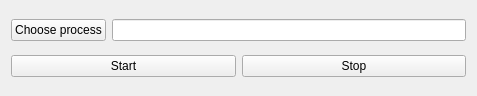
<?xml version="1.0" encoding="UTF-8"?>
<ui version="4.0">
 <class>Widget</class>
 <widget class="QWidget" name="Widget">
  <property name="geometry">
   <rect>
    <x>0</x>
    <y>0</y>
    <width>477</width>
    <height>96</height>
   </rect>
  </property>
  <property name="windowTitle">
   <string>Widget</string>
  </property>
  <layout class="QVBoxLayout" name="verticalLayout">
   <item>
    <layout class="QHBoxLayout" name="horizontalLayout_2">
     <item>
      <widget class="QPushButton" name="chooseButton">
       <property name="text">
        <string>Choose process</string>
       </property>
      </widget>
     </item>
     <item>
      <widget class="QLineEdit" name="processPathLineEdit"/>
     </item>
    </layout>
   </item>
   <item>
    <layout class="QHBoxLayout" name="horizontalLayout">
     <item>
      <widget class="QPushButton" name="startButton">
       <property name="text">
        <string>Start</string>
       </property>
      </widget>
     </item>
     <item>
      <widget class="QPushButton" name="stopButton">
       <property name="text">
        <string>Stop</string>
       </property>
      </widget>
     </item>
    </layout>
   </item>
  </layout>
 </widget>
 <layoutdefault spacing="6" margin="11"/>
 <resources/>
 <connections/>
</ui>
